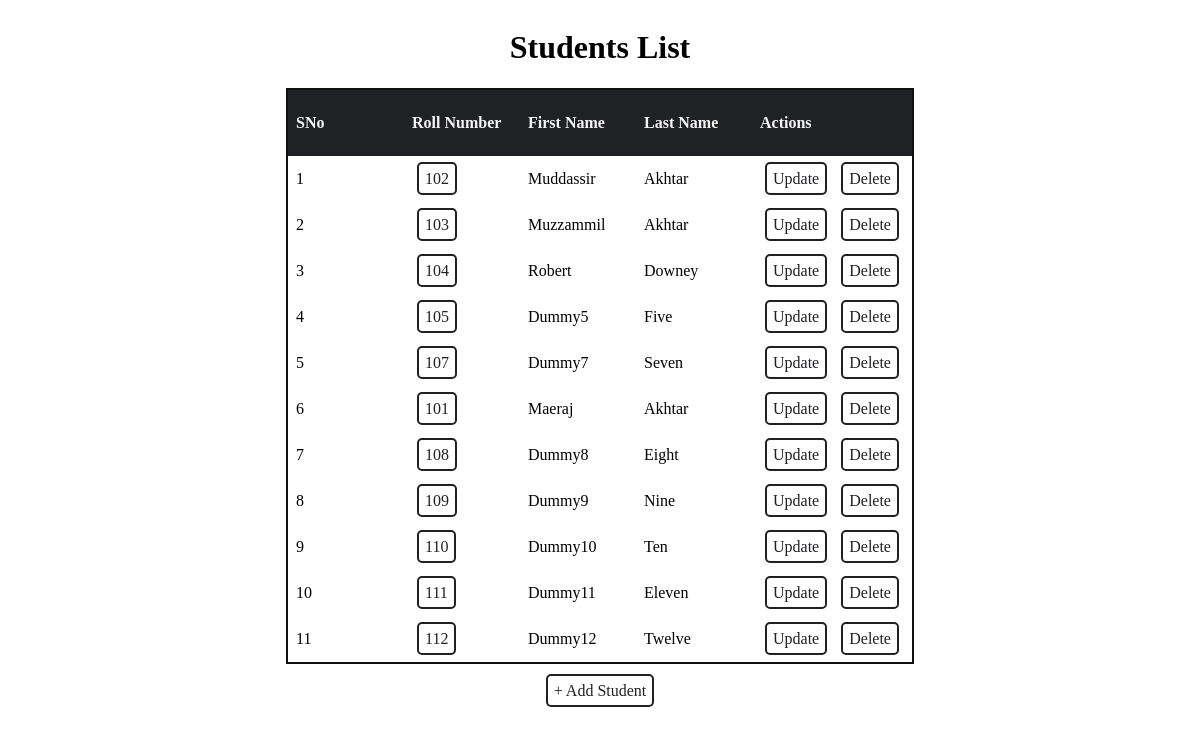
The page / on the database its author committed.
### app.py (models this page shows)
class Student(db.Model):
    __tablename__ = 'student'
    student_id = db.Column(db.Integer, autoincrement=True, primary_key=True)
    roll_number = db.Column(db.String, unique=True, nullable=False)
    first_name = db.Column(db.String, nullable=False)
    last_name = db.Column(db.String)
    courses = db.relationship("Course", secondary="enrollments", back_populates="students")

### app.py (the view)
@app.route("/", methods=["GET"])
def index():
    if request.method == 'GET':
        students = db.session.query(Student).all()
        return render_template("index.html",students=students)

### templates/index.html (shortened to what this page needs)
<!DOCTYPE html>
<html lang="en">
<head>
    <link rel="stylesheet" href="/static/style.css">
</head>
<body>
    <div id="body-container">
        <div id="heading-container">
            <h1>Students List</h1>
        </div>
        {% if not students %}
            <div>
                <p>No Student found.Add the Students now!</p>
                <a href="/student/create">+ Add Student</a>
            </div>
        {% else %}
            <div id="table-container">
                <table id="all-students" class="table">
                    <tr>
                        <th>SNo</th>
                        <th>Roll Number</th>
                        <th>First Name</th>
                        <th>Last Name</th>
                        <th colspan="2">Actions</th>
                    </tr>
                    {% for stud_data in students %}
                    <tr>
                            <td>{{ loop.index }}</td>
                            <td><a href="{{ url_for('student_info', student_id=stud_data.student_id)}}" class="button" title="Show {{stud_data.first_name}}'s enrollments" >{{ stud_data.roll_number }}</a></td>
                            <td>{{ stud_data.first_name }}</td>
                            <td>{{ stud_data.last_name }}</td>
                            <td>
                                <a href="{{ url_for('update', student_id=stud_data.student_id) }}" type="button" class="button">Update</a>
                                <a href="{{ url_for('delete', student_id=stud_data.student_id) }}" type="button" class="button">Delete</a>
                            </td>
                    </tr>
                    {% endfor %}
                </table>
            </div>
            <br>
            <div id="add-student">
                <a href="/student/create" class="button" class="add-student">+ Add Student</a>
            </div>
        {% endif %}
    </div>
</body>
</html>

### static/style.css (style rules this page uses)
#body-container { display: flex; justify-content: center; align-items: center; flex-direction: column; }
#table-container { border: 2px solid #0f1111; }
.table { width: 100%; border-collapse: collapse; text-align: left; }
.table th { background-color: #202125; color: whitesmoke; height: 50px; width: 100px; padding: 8px; }
.table td { height: 30px; padding: 8px; }
.button { margin: 5px; padding: 6px; border: 2px solid #202125; border-radius: 5px; text-decoration: none; color: #202125; background-color:white; height: 36px; width: 100px; transition: background-color 0.3s ease, transform 0.1s ease }

### rows shown on the page
Student: roll_number "102", first_name "Muddassir", last_name "Akhtar"
Student: roll_number "103", first_name "Muzzammil", last_name "Akhtar"
Student: roll_number "104", first_name "Robert", last_name "Downey"
Student: roll_number "105", first_name "Dummy5", last_name "Five"
Student: roll_number "107", first_name "Dummy7", last_name "Seven"
Student: roll_number "101", first_name "Maeraj", last_name "Akhtar"
Student: roll_number "108", first_name "Dummy8", last_name "Eight"
Student: roll_number "109", first_name "Dummy9", last_name "Nine"
Student: roll_number "110", first_name "Dummy10", last_name "Ten"
Student: roll_number "111", first_name "Dummy11", last_name "Eleven"
Student: roll_number "112", first_name "Dummy12", last_name "Twelve"
